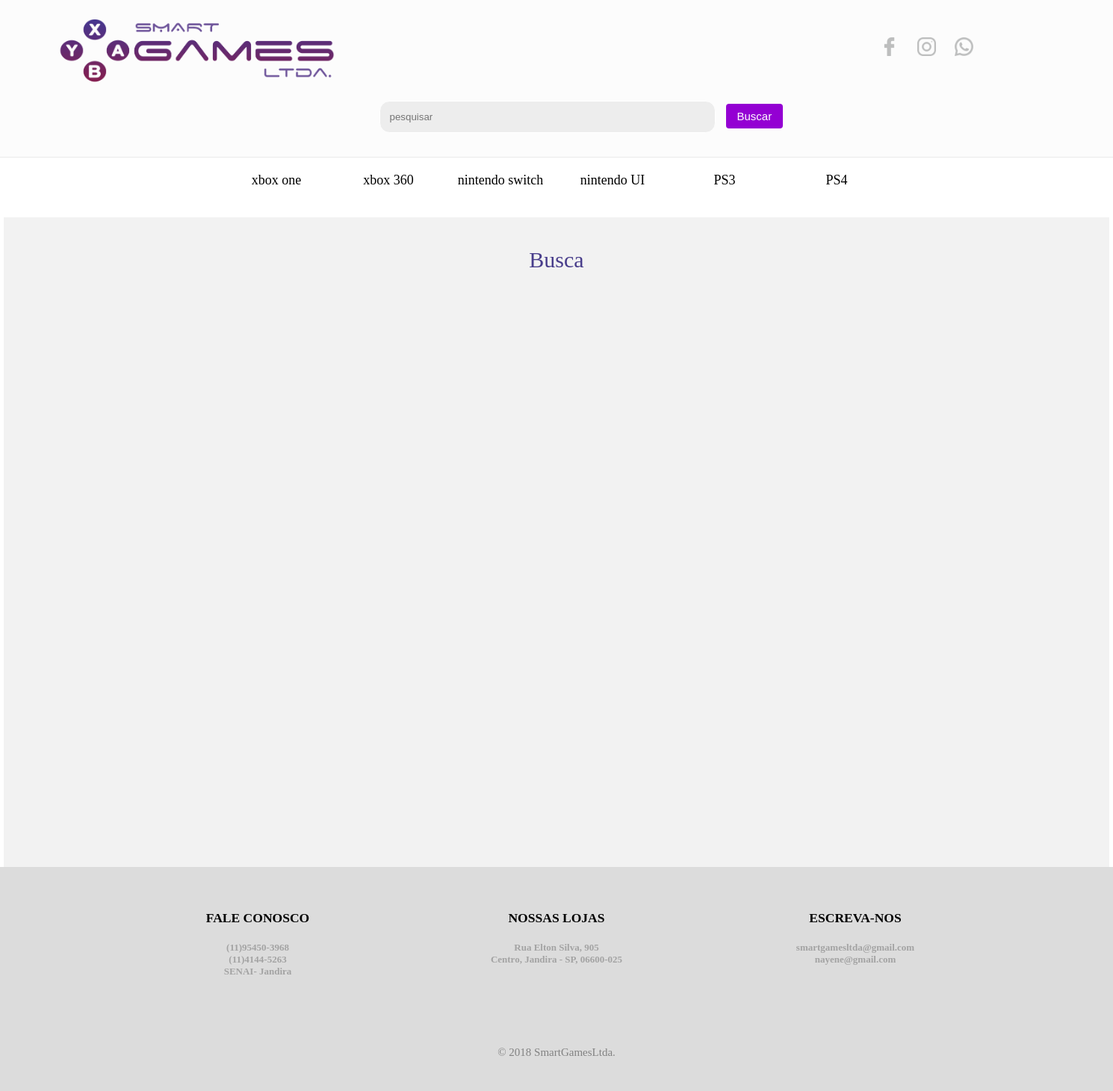
The page /busca.php on the database its author committed.
### tables this page shows
CREATE TABLE `tbl_console` (
  `idconsole` int(11) NOT NULL AUTO_INCREMENT,
  `nome` varchar(45) NOT NULL,
  PRIMARY KEY (`idconsole`)
);

### busca.php (the view, shortened to what this page needs)
<?php
  $conexao=conexaoBD();
?>
<!DOCTYPE html>
<html>
    <head>
            <link rel="stylesheet" type="text/css" href=" CSS/style.css">
	</head>
    <body>
        <div class="tela">
            <header class="header">
                <div class="caixa_header">
                    <a href="index.php"><div class="caixa_logo"></div></a>
                     <div class="caixa_pesquisa">
                         <form name="frmBusca" method="get" action="busca.php" >
                                <input type="search" id="txtPesquisa" autocomplete="on" name="txtPesquisa" class="search" placeholder="pesquisar">
                                <input type="submit"  value="Buscar" name="bntBuscar" id="btnBuscar" class="buscar"/>
                        </form>
                    </div>
                    <div class="caixa_redes">
                        <div id="caixa_face"></div>
                        <div id="caixa_insta"></div>
                        <div id="caixa_whats"></div>
                    </div>
                </div>
            </header>
            <section class="section" >
                 <div class="caixa_menu">
                     <div class="caixa_menu_item">
                        <?php
                            $sqlCat="SELECT  * FROM tbl_console";
                            $selectCat = mysqli_query($conexao,$sqlCat);
                            while($rsCategoria=mysqli_fetch_array($selectCat)){
                        ?>
                        <div class="item">
                         <a href="categoria.php?console=<?php echo($rsCategoria['idconsole'])?>">
                                <?php echo($rsCategoria['nome'])?>
                            </a>
                        </div>
                        <?php
                            }
                        ?>
                        </div>
                    </div>
                <div class="tituloProduto"> Busca</div>
            </section>
            <footer>
                <div class="footer">
                <div class="caixa_informacoes">
                    <div class="caixa_footer">
                        <h3>
                            FALE CONOSCO
                        </h3>
                        <h5>
                            (11)95450-3968 <br> (11)4144-5263 <br>  SENAI- Jandira
                        </h5>
                    </div>
                    <div class="caixa_footer">
                        <h3>
                           <a href="nossaslojas.php">NOSSAS LOJAS </a>
                        </h3>
                        <h5>
                            Rua Elton Silva, 905 <br> Centro, Jandira - SP, 06600-025
                        </h5>
                    </div>
                    <div class="caixa_footer">
                        <h3>ESCREVA-NOS </h3>
                        <h5>smartgamesltda@gmail.com <br>nayene@gmail.com</h5>
                    </div>
                </div>
                    © 2018 SmartGamesLtda.
                </div>
            </footer>
        </div>
    </body>
</html>

### CSS/style.css (style rules this page uses)
body { padding: 0px; margin: 0px; }
a { color: inherit; cursor: pointer; }
a:link { text-decoration:none; }
input { outline: none; }
.tela { width: 100%; height: auto; background-color: white; }
.header { width: 100%; height: 210px; background-color: #fcfcfc; border-bottom: solid 1px #eaeaea; }
.caixa_header { width: 1355px; height: 150px; margin: auto; }
.caixa_pesquisa { width: 670px; margin-left: -10px; height:100px; float: left; padding-top: 100px; }
input[type=search] { background: #ededed; border: solid 1px #fff; padding: 13px 13px 13px 13px; width: 450px; margin-top: 35px ; -webkit-border-radius: 10em; -moz-border-radius: 10em; border-radius: 1em; }
input[type=submit] { background-color: darkviolet; color: white; padding: 8px 15px; font-size: 15px; border : none; border-radius: 4px; cursor: pointer; margin-left: 10px; }
.caixa_logo { width: 450px; height: 110px; background-image: url(../img/logo.png); background-size: 395px; background-repeat: no-repeat; float: left; margin-top: 10px; }
.caixa_redes { width: 150px; height: 50px; float: left; margin-top: 50px; }
#caixa_face { width: 50px; height: 50px; background-image: url(../img/facebook-logo.png); background-repeat: no-repeat; background-size: 25px; float: left; cursor: pointer; }
#caixa_insta { width: 50px; height: 50px; background-image: url(../img/instagram.png); background-repeat: no-repeat; background-size: 25px; float: left; cursor: pointer; }
#caixa_whats { float: left; width: 50px; height: 50px; background-image: url(../img/whatsapp.png); background-repeat: no-repeat; background-size: 25px; cursor: pointer; }
.caixa_menu { width: 100%; height: 50px; margin: auto; background-color: white; padding-top: 30PX; }
.caixa_menu_item { width: 900px; height: 100%; margin: auto; list-style: none; }
.item { width: 150px; height: 40px; text-align: center; float: left; padding-top: 10px; margin-top: -20PX; font-family: Century Gothic; font-size: 18px; cursor: pointer; }
.section { width: 1480px; height: auto; min-height: 800px; margin: auto; background-color: #F2F2F2; padding-bottom: 150PX; overflow: hidden; }
.footer { width: 100%; height:300px; background-color: gainsboro; margin-left: auto; margin-right: auto; font-size: 15px; font-family: cursive; color: #828282; text-align: center; }
.caixa_informacoes { width: 1350px; height: 240px; margin: auto; }
h3 { color: #000; font-family: corbel; margin-left: 50px; }
h5 { color: #a3a3a3; font-family: corbel; margin-left: 50px; font-size: 13px; }
.caixa_footer { margin-top: 40px; width: 300px; height: 150px; float: left; margin-left: 100px; }
.tituloProduto { width: 100%; height: 40px; padding-top: 40px; margin-left: auto; margin-right: auto; font-size: 30px; font-family: Century Gothic; color: darkslateblue; text-align: center; float: left; }

### rows shown on the page
tbl_console: nome "xbox one"
tbl_console: nome "xbox 360"
tbl_console: nome "nintendo switch"
tbl_console: nome "nintendo UI"
tbl_console: nome "PS3"
tbl_console: nome "PS4"
